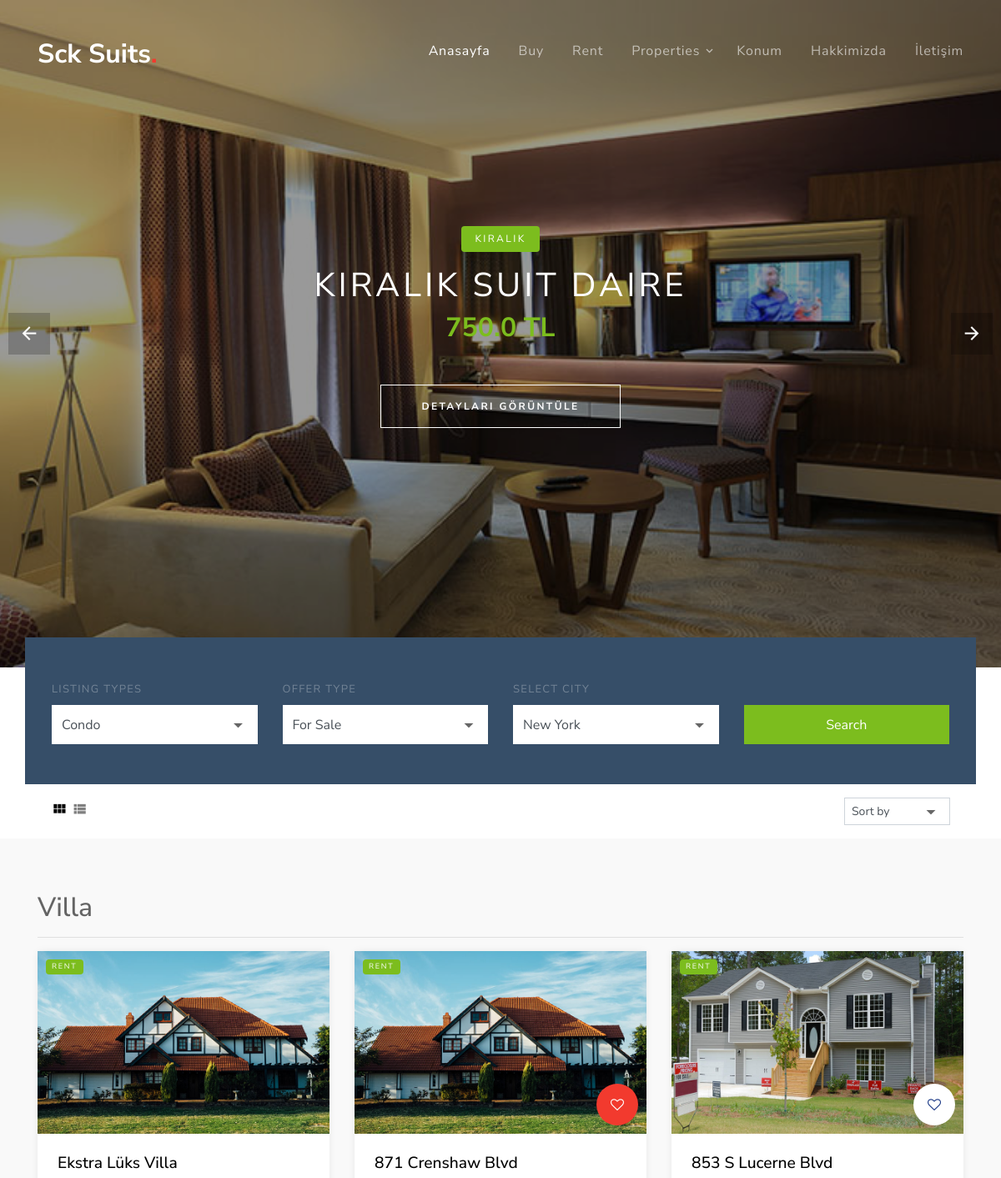
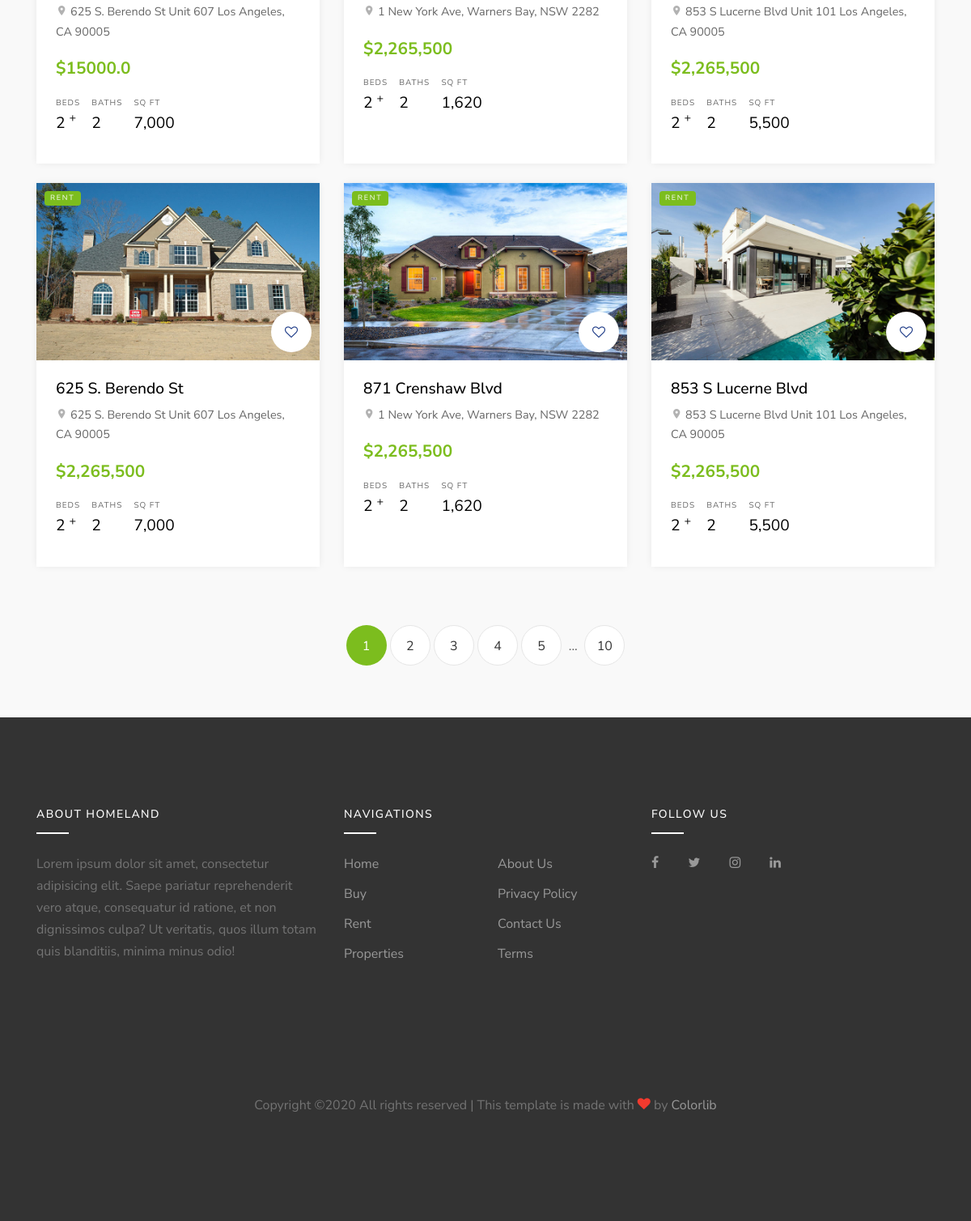
Screenshot of /category/9/Kiralik-Villa/ with the database file from the repository (2 pictures, top to bottom).
### product/models.py (models this page shows, shortened)
class Product(models.Model):
        STATUS = (
            ('True', 'Evet'),
            ('False', 'Hayır'),
        )
        category = models.ForeignKey(Category, on_delete=models.CASCADE)
        title = models.CharField(max_length=150)
        keywords = models.CharField(max_length=255)
        description = models.CharField(max_length=255)
        image = models.ImageField(blank=True, upload_to='images/')
        price = models.FloatField()
        amount = models.IntegerField()
        detail = RichTextUploadingField()
        slug = models.SlugField(blank=True, max_length=255)
        status = models.CharField(max_length=10, choices=STATUS)
        create_at = models.DateTimeField(auto_now_add=True)
        update_at = models.DateTimeField(auto_now=True)
        def image_tag(self):
            return mark_safe('<img src="{}" height="50"/>'.format(self.image.url))
        image_tag.short_description = 'Image'

class Category(MPTTModel):
    STATUS = (
        ('True', 'Evet'),
        ('False', 'Hayır'),
    )
    title = models.CharField(max_length=100)
    keywords = models.CharField(max_length=255)
    description = models.CharField(max_length=255)
    image = models.ImageField(blank=True, upload_to='images/')
    status = models.CharField(max_length=10, choices=STATUS)
    slug = models.SlugField()
    parent = TreeForeignKey('self', blank=True, null=True, related_name='children', on_delete=models.CASCADE)
    create_at = models.DateTimeField(auto_now_add=True)
    update_at = models.DateTimeField(auto_now=True)
    class MPTTMeta:
        order_insertion_by = ['title']

### home/views.py (the view)
# urls.py: path('category/<int:id>/<slug:slug>/', views.category_products, name='category_products'),
def category_products(request,id,slug):
    sliderdata = Product.objects.all()[:4]
    category = Category.objects.all()
    categorydata = Category.objects.get(pk=id)
    products = Product.objects.filter(category_id=id)
    context = {'products': products,
               'category': category,
               'sliderdata': sliderdata,
               'categorydata': categorydata}
    return render(request,'products.html',context)

### home/templates/products.html (shortened to what this page needs)
{% extends "homebase.html" %}
{% load static %}
{% block slider %}
    {% include "slider.html" %}
{% endblock %}
{% block content %}
    <div class="site-section site-section-sm pb-0">
      <div class="container">
        <div class="row">
          <form class="form-search col-md-12" style="margin-top: -100px;">
            <div class="row  align-items-end">
              <div class="col-md-3">
                <label for="list-types">Listing Types</label>
                <div class="select-wrap">
                  <select name="list-types" id="list-types" class="form-control d-block rounded-0">
                    <option value="">Condo</option>
                  </select>
                </div>
              </div>
              <div class="col-md-3">
                <label for="offer-types">Offer Type</label>
                <div class="select-wrap">
                  <select name="offer-types" id="offer-types" class="form-control d-block rounded-0">
                    <option value="">For Sale</option>
                  </select>
                </div>
              </div>
              <div class="col-md-3">
                <label for="select-city">Select City</label>
                <div class="select-wrap">
                  <select name="select-city" id="select-city" class="form-control d-block rounded-0">
                    <option value="">New York</option>
                  </select>
                </div>
              </div>
              <div class="col-md-3">
                <input type="submit" class="btn btn-success text-white btn-block rounded-0" value="Search">
              </div>
            </div>
          </form>
        </div>
        <div class="row">
          <div class="col-md-12">
            <div class="view-options bg-white py-3 px-3 d-md-flex align-items-center">
              <div class="mr-auto">
                <a href="index.html" class="icon-view view-module active"><span class="icon-view_module"></span></a>
                <a href="view-list.html" class="icon-view view-list"><span class="icon-view_list"></span></a>
              </div>
                    {% load mptt_tags %}
                <div class="select-wrap">
                  <select class="form-control form-control-sm d-block rounded-0">
                    <option value="">Sort by</option>
                  </select>
                </div>
              </div>
            </div>
          </div>
        </div>
      </div>
    <div class="site-section site-section-sm bg-light">
      <div class="container">
      <h2>{{ categorydata.title }}</h2>
      <hr>
        <div class="row mb-5">
            {% for rs in products %}
          <div class="col-md-6 col-lg-4 mb-4">
            <div class="property-entry h-100">
              <a href="/product/{{ rs.id }}/{{ rs.slug }}" class="property-thumbnail">
                <div class="offer-type-wrap">
                  <span class="offer-type bg-success">Rent</span>
                </div>
                <img src="{{ rs.image.url }}" alt="Image" class="img-fluid">
              </a>
              <div class="p-4 property-body">
                <h2 class="property-title"><a href="/product/{{ rs.id }}/{{ rs.slug }}">{{ rs.title }}</a></h2>
                <span class="property-location d-block mb-3"><span class="property-icon icon-room"></span> 625 S. Berendo St Unit 607 Los Angeles, CA 90005</span>
                <strong class="property-price text-primary mb-3 d-block text-success">${{ rs.price }}</strong>
                <ul class="property-specs-wrap mb-3 mb-lg-0">
                  <li>
                    <span class="property-specs">Beds</span>
                    <span class="property-specs-number">2 <sup>+</sup></span>
                  </li>
                  <li>
                    <span class="property-specs">Baths</span>
                    <span class="property-specs-number">2</span>
                  </li>
                  <li>
                    <span class="property-specs">SQ FT</span>
                    <span class="property-specs-number">7,000</span>
                  </li>
                </ul>
              </div>
            </div>
          </div>
            {% endfor %}
          <div class="col-md-6 col-lg-4 mb-4">
            <div class="property-entry h-100">
              <a href="property-details.html" class="property-thumbnail">
                <div class="offer-type-wrap">
                  <span class="offer-type bg-success">Rent</span>
                </div>
                <img src="images/img_2.jpg" alt="Image" class="img-fluid">
              </a>
              <div class="p-4 property-body">
                <a href="#" class="property-favorite active"><span class="icon-heart-o"></span></a>
                <h2 class="property-title"><a href="property-details.html">871 Crenshaw Blvd</a></h2>
                <span class="property-location d-block mb-3"><span class="property-icon icon-room"></span> 1 New York Ave, Warners Bay, NSW 2282</span>
                <strong class="property-price text-primary mb-3 d-block text-success">$2,265,500</strong>
                <ul class="property-specs-wrap mb-3 mb-lg-0">
                  <li>
                    <span class="property-specs">Beds</span>
                    <span class="property-specs-number">2 <sup>+</sup></span>
                  </li>
                  <li>
                    <span class="property-specs">Baths</span>
                    <span class="property-specs-number">2</span>
                  </li>
                  <li>
                    <span class="property-specs">SQ FT</span>
                    <span class="property-specs-number">1,620</span>
                  </li>
                </ul>
              </div>
            </div>
          </div>
          <div class="col-md-6 col-lg-4 mb-4">
            <div class="property-entry h-100">
              <a href="property-details.html" class="property-thumbnail">
                <div class="offer-type-wrap">
                  <span class="offer-type bg-success">Rent</span>
                </div>
                <img src="images/img_3.jpg" alt="Image" class="img-fluid">
              </a>
              <div class="p-4 property-body">
                <a href="#" class="property-favorite"><span class="icon-heart-o"></span></a>
                <h2 class="property-title"><a href="property-details.html">853 S Lucerne Blvd</a></h2>
                <span class="property-location d-block mb-3"><span class="property-icon icon-room"></span> 853 S Lucerne Blvd Unit 101 Los Angeles, CA 90005</span>
                <strong class="property-price text-primary mb-3 d-block text-success">$2,265,500</strong>
                <ul class="property-specs-wrap mb-3 mb-lg-0">
                  <li>
                    <span class="property-specs">Beds</span>
                    <span class="property-specs-number">2 <sup>+</sup></span>
                  </li>
                  <li>
                    <span class="property-specs">Baths</span>
                    <span class="property-specs-number">2</span>
                  </li>
                  <li>
                    <span class="property-specs">SQ FT</span>
                    <span class="property-specs-number">5,500</span>
                  </li>
                </ul>
              </div>
            </div>
          </div>
          <div class="col-md-6 col-lg-4 mb-4">
            <div class="property-entry h-100">
              <a href="property-details.html" class="property-thumbnail">
                <div class="offer-type-wrap">
                  <span class="offer-type bg-success">Rent</span>
                </div>
                <img src="images/img_4.jpg" alt="Image" class="img-fluid">
              </a>
              <div class="p-4 property-body">
                <a href="#" class="property-favorite"><span class="icon-heart-o"></span></a>
                <h2 class="property-title"><a href="property-details.html">625 S. Berendo St</a></h2>
                <span class="property-location d-block mb-3"><span class="property-icon icon-room"></span> 625 S. Berendo St Unit 607 Los Angeles, CA 90005</span>
                <strong class="property-price text-primary mb-3 d-block text-success">$2,265,500</strong>
                <ul class="property-specs-wrap mb-3 mb-lg-0">
                  <li>
                    <span class="property-specs">Beds</span>
                    <span class="property-specs-number">2 <sup>+</sup></span>
                  </li>
                  <li>
                    <span class="property-specs">Baths</span>
                    <span class="property-specs-number">2</span>
                  </li>
                  <li>
                    <span class="property-specs">SQ FT</span>
                    <span class="property-specs-number">7,000</span>
                  </li>
                </ul>
              </div>
            </div>
          </div>
          <div class="col-md-6 col-lg-4 mb-4">
            <div class="property-entry h-100">
              <a href="property-details.html" class="property-thumbnail">
                <div class="offer-type-wrap">
                  <span class="offer-type bg-success">Rent</span>
                </div>
                <img src="images/img_8.jpg" alt="Image" class="img-fluid">
              </a>
              <div class="p-4 property-body">
                <a href="#" class="property-favorite"><span class="icon-heart-o"></span></a>
                <h2 class="property-title"><a href="property-details.html">871 Crenshaw Blvd</a></h2>
                <span class="property-location d-block mb-3"><span class="property-icon icon-room"></span> 1 New York Ave, Warners Bay, NSW 2282</span>
                <strong class="property-price text-primary mb-3 d-block text-success">$2,265,500</strong>
                <ul class="property-specs-wrap mb-3 mb-lg-0">
                  <li>
                    <span class="property-specs">Beds</span>
                    <span class="property-specs-number">2 <sup>+</sup></span>
                  </li>
                  <li>
                    <span class="property-specs">Baths</span>
                    <span class="property-specs-number">2</span>
                  </li>
                  <li>
                    <span class="property-specs">SQ FT</span>
                    <span class="property-specs-number">1,620</span>
                  </li>
                </ul>
              </div>
            </div>
          </div>
          <div class="col-md-6 col-lg-4 mb-4">
            <div class="property-entry h-100">
              <a href="property-details.html" class="property-thumbnail">
                <div class="offer-type-wrap">
                  <span class="offer-type bg-success">Rent</span>
                </div>
                <img src="images/img_1.jpg" alt="Image" class="img-fluid">
              </a>
              <div class="p-4 property-body">
                <a href="#" class="property-favorite"><span class="icon-heart-o"></span></a>
                <h2 class="property-title"><a href="property-details.html">853 S Lucerne Blvd</a></h2>
                <span class="property-location d-block mb-3"><span class="property-icon icon-room"></span> 853 S Lucerne Blvd Unit 101 Los Angeles, CA 90005</span>
                <strong class="property-price text-primary mb-3 d-block text-success">$2,265,500</strong>
                <ul class="property-specs-wrap mb-3 mb-lg-0">
                  <li>
                    <span class="property-specs">Beds</span>
                    <span class="property-specs-number">2 <sup>+</sup></span>
                  </li>
                  <li>
                    <span class="property-specs">Baths</span>
                    <span class="property-specs-number">2</span>
                  </li>
                  <li>
                    <span class="property-specs">SQ FT</span>
                    <span class="property-specs-number">5,500</span>
                  </li>
                </ul>
              </div>
            </div>
          </div>
        </div>
        <div class="row">
          <div class="col-md-12 text-center">
            <div class="site-pagination">
              <a href="#" class="active">1</a>
              <a href="#">2</a>
              <a href="#">3</a>
              <a href="#">4</a>
              <a href="#">5</a>
              <span>...</span>
              <a href="#">10</a>
            </div>
          </div>
        </div>
      </div>
    </div>
{% endblock %}

### home/templates/slider.html
{% load static %}
<div class="slide-one-item home-slider owl-carousel">
    {% for rs in sliderdata %}
      <div class="site-blocks-cover overlay" style="background-image: url({{ rs.image.url }});" data-aos="fade" data-stellar-background-ratio="0.5">
        <div class="container">
          <div class="row align-items-center justify-content-center text-center">
            <div class="col-md-10">
              <span class="d-inline-block bg-success text-white px-3 mb-3 property-offer-type rounded">Kiralık</span>
              <h1 class="mb-2">{{ rs.title }}</h1>
              <p class="mb-5"><strong class="h2 text-success font-weight-bold">{{ rs.price }} TL</strong></p>
              <p><a href="/product/{{ rs.id }}/{{ rs.slug }}" class="btn btn-white btn-outline-white py-3 px-5 rounded-0 btn-2">Detayları Görüntüle</a></p>
            </div>
          </div>
        </div>
      </div>
    {% endfor %}
</div>

### rows the page displays
Product: image (picture), title "KIRALIK SUIT DAIRE", price "750.0"
Category: title "Villa"
Product: image (picture), title "Ekstra Lüks Villa", price "15000.0"
